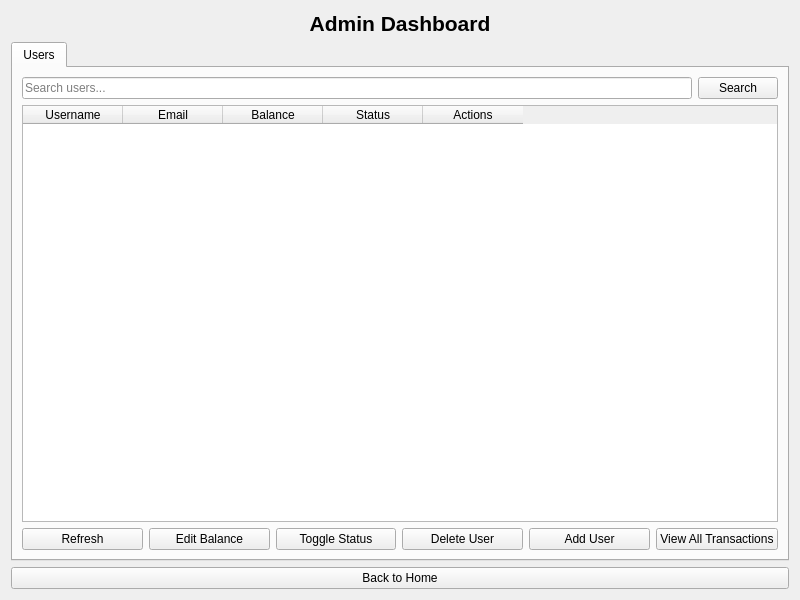
<?xml version="1.0" encoding="UTF-8"?>
<ui version="4.0">
 <class>AdminPage</class>
 <widget class="QWidget" name="AdminPage">
  <property name="geometry">
   <rect>
    <x>0</x>
    <y>0</y>
    <width>800</width>
    <height>600</height>
   </rect>
  </property>
  <property name="windowTitle">
   <string>Admin Panel</string>
  </property>
  <layout class="QVBoxLayout" name="verticalLayout">
   <item>
    <widget class="QLabel" name="labelTitle">
     <property name="font">
      <font>
       <pointsize>16</pointsize>
       <bold>true</bold>
      </font>
     </property>
     <property name="text">
      <string>Admin Dashboard</string>
     </property>
     <property name="alignment">
      <set>Qt::AlignCenter</set>
     </property>
    </widget>
   </item>
   <item>
    <widget class="QTabWidget" name="tabWidget">
     <property name="currentIndex">
      <number>0</number>
     </property>
     <widget class="QWidget" name="usersTab">
      <attribute name="title">
       <string>Users</string>
      </attribute>
      <layout class="QVBoxLayout" name="verticalLayout_2">
       <item>
        <layout class="QHBoxLayout" name="horizontalLayout_2">
         <item>
          <widget class="QLineEdit" name="lineEditSearch">
           <property name="placeholderText">
            <string>Search users...</string>
           </property>
          </widget>
         </item>
         <item>
          <widget class="QPushButton" name="pushButtonSearch">
           <property name="text">
            <string>Search</string>
           </property>
          </widget>
         </item>
        </layout>
       </item>
       <item>
        <widget class="QTableWidget" name="tableWidgetUsers">
         <property name="editTriggers">
          <set>QAbstractItemView::NoEditTriggers</set>
         </property>
         <property name="selectionBehavior">
          <enum>QAbstractItemView::SelectRows</enum>
         </property>
         <column>
          <property name="text">
           <string>Username</string>
          </property>
         </column>
         <column>
          <property name="text">
           <string>Email</string>
          </property>
         </column>
         <column>
          <property name="text">
           <string>Balance</string>
          </property>
         </column>
         <column>
          <property name="text">
           <string>Status</string>
          </property>
         </column>
         <column>
          <property name="text">
           <string>Actions</string>
          </property>
         </column>
        </widget>
       </item>
       <item>
        <layout class="QHBoxLayout" name="horizontalLayout">
         <item>
          <widget class="QPushButton" name="pushButtonRefresh">
           <property name="text">
            <string>Refresh</string>
           </property>
          </widget>
         </item>
         <item>
          <widget class="QPushButton" name="pushButtonEditBalance">
           <property name="text">
            <string>Edit Balance</string>
           </property>
          </widget>
         </item>
         <item>
          <widget class="QPushButton" name="pushButtonToggleStatus">
           <property name="text">
            <string>Toggle Status</string>
           </property>
          </widget>
         </item>
         <item>
          <widget class="QPushButton" name="pushButtonDeleteUser">
           <property name="text">
            <string>Delete User</string>
           </property>
          </widget>
         </item>
         <item>
          <widget class="QPushButton" name="pushButtonAddUser">
           <property name="text">
            <string>Add User</string>
           </property>
          </widget>
         </item>
         <item>
          <widget class="QPushButton" name="pushButtonViewAllTransactions">
           <property name="text">
            <string>View All Transactions</string>
           </property>
          </widget>
         </item>
        </layout>
       </item>
      </layout>
     </widget>
    </widget>
   </item>
   <item>
    <widget class="QPushButton" name="pushButtonBackHome">
     <property name="text">
      <string>Back to Home</string>
     </property>
    </widget>
   </item>
  </layout>
 </widget>
 <resources/>
 <connections/>
</ui>
